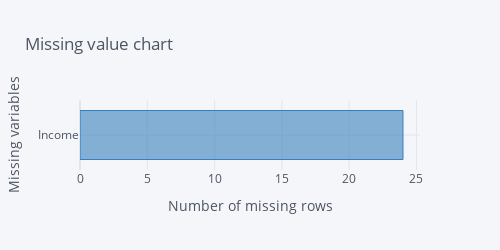

This figure's notebook cell:
### Markdown cell above
### Data Cleaning
To remove errors and modify incorrect input

### Code cell
def examine_data(data, data_name = 'data'):
    print(f"Examing '{data_name}'")
    print(f'Rows and column shape: {df.shape}\n')
    print(f'{df.info()}\n')

    # duplicate values
    duplicate = df.duplicated().sum()
    if duplicate == 0:
        print(f'Duplicate values:\n No duplicate in the {data_name}.\n')
    else:
        print(f'There are {duplicate} duplicate in the {data_name}.\n')
        
    # missing values
    print('Missing values:')
    missing = pd.DataFrame(df.isna().sum().to_frame().reset_index().\
    rename({'index': 'variables', 0: 'missing_values'}, axis = 1))
    nan_rows = missing[missing['missing_values'] > 0]
    if nan_rows['missing_values'].sum() >= 1:
            nan_rows.iplot(kind='barh', 
                         x = 'variables', 
                         colors=["blue"],
                         bargap=0.3, 
                         dimensions=(500, 250),
                         xTitle="Number of missing rows", 
                         yTitle="Missing variables", 
                         title="Missing value chart")
    else:
        print(f'There are no missing values in {data_name}.') 
    
examine_data(df, data_name = 'MARKETING DATA')

### Figure 1 — Plotly figure (JSON) as saved in the notebook; plotly's stock layout.template omitted (floating-point values rounded to 4 significant figures)
{"data": [{"marker": {"color": "rgba(55, 128, 191, 0.6)", "line": {"color": "rgba(55, 128, 191, 1.0)", "width": 1}}, "name": "missing_values", "orientation": "h", "text": "", "type": "bar", "x": [24], "y": ["Income"]}], "layout": {"bargap": 0.3, "height": 250, "legend": {"bgcolor": "#F5F6F9", "font": {"color": "#4D5663"}}, "paper_bgcolor": "#F5F6F9", "plot_bgcolor": "#F5F6F9", "title": {"font": {"color": "#4D5663"}, "text": "Missing value chart"}, "width": 500, "xaxis": {"gridcolor": "#E1E5ED", "showgrid": true, "tickfont": {"color": "#4D5663"}, "title": {"font": {"color": "#4D5663"}, "text": "Number of missing rows"}, "zerolinecolor": "#E1E5ED"}, "yaxis": {"gridcolor": "#E1E5ED", "showgrid": true, "tickfont": {"color": "#4D5663"}, "title": {"font": {"color": "#4D5663"}, "text": "Missing variables"}, "zerolinecolor": "#E1E5ED"}}}
